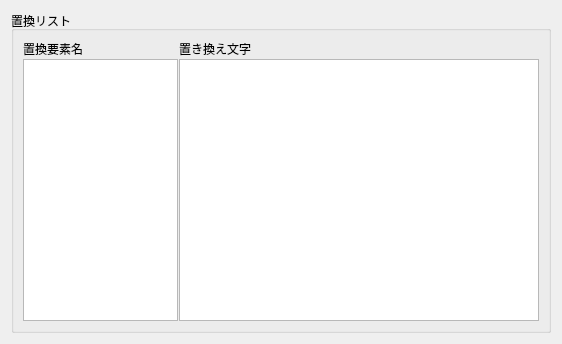
<?xml version="1.0" encoding="UTF-8"?>
<ui version="4.0">
 <class>RelpaceViewUiRoot</class>
 <widget class="QWidget" name="RelpaceViewUiRoot">
  <property name="geometry">
   <rect>
    <x>0</x>
    <y>0</y>
    <width>562</width>
    <height>344</height>
   </rect>
  </property>
  <property name="windowTitle">
   <string>Form</string>
  </property>
  <layout class="QHBoxLayout" name="horizontalLayout_2">
   <item>
    <widget class="QGroupBox" name="groupBox">
     <property name="title">
      <string>置換リスト</string>
     </property>
     <layout class="QHBoxLayout" name="horizontalLayout" stretch="3,7">
      <property name="spacing">
       <number>1</number>
      </property>
      <item>
       <layout class="QVBoxLayout" name="verticalLayout">
        <item>
         <widget class="QLabel" name="label">
          <property name="text">
           <string>置換要素名</string>
          </property>
         </widget>
        </item>
        <item>
         <widget class="QListView" name="replace_sign">
          <property name="editTriggers">
           <set>QAbstractItemView::NoEditTriggers</set>
          </property>
          <property name="selectionMode">
           <enum>QAbstractItemView::NoSelection</enum>
          </property>
         </widget>
        </item>
       </layout>
      </item>
      <item>
       <layout class="QVBoxLayout" name="verticalLayout_2">
        <item>
         <widget class="QLabel" name="label_2">
          <property name="text">
           <string>置き換え文字</string>
          </property>
         </widget>
        </item>
        <item>
         <widget class="QListView" name="replace_name"/>
        </item>
       </layout>
      </item>
     </layout>
    </widget>
   </item>
  </layout>
 </widget>
 <resources/>
 <connections/>
</ui>
